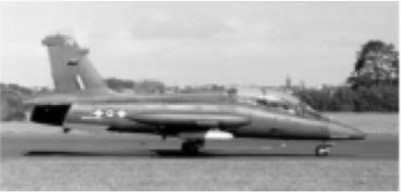
#> input picture exp2/1.jpg, 401 x 192 px
$ jupyter execute Untitled.ipynb
#> lines starting #> are read from the running program, lines starting #| are printed output that depends on the picture
[cell 1]
import cv2
import numpy as np
target_image = cv2.imread('1.jpg', cv2.IMREAD_GRAYSCALE)
#> target_image is the input picture: shape (192, 401); min 0, max 255, mean 164.3
scene_image = cv2.imread('1.jpg', cv2.IMREAD_GRAYSCALE)
orb = cv2.ORB_create()
keypoints_target, descriptors_target = orb.detectAndCompute(target_image, None)
#> keypoints_target = 417 keypoints; strongest (x, y, size): (207, 135, 53.6), (229, 135, 44.6), (228, 135, 53.6), (206, 135, 44.6)
keypoints_scene, descriptors_scene = orb.detectAndCompute(scene_image, None)
#> keypoints_scene has the same summary as keypoints_target
bf = cv2.BFMatcher(cv2.NORM_HAMMING, crossCheck=True)
matches = bf.match(descriptors_target, descriptors_scene)
#> matches = 417 matches
matches = sorted(matches, key=lambda x: x.distance)
N = 10
matching_result = cv2.drawMatches(target_image, keypoints_target,scene_image, keypoints_scene,
matches[:N], None, flags=cv2.DrawMatchesFlags_NOT_DRAW_SINGLE_POINTS)
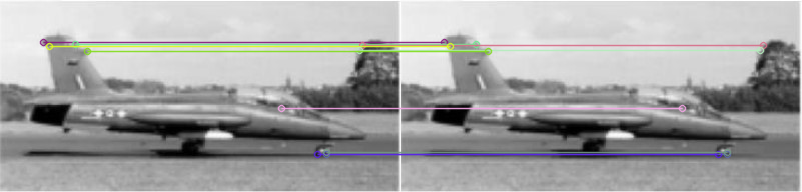
#> matching_result: shape (192, 802, 3); mean of channels 0, 1, 2 163.5, 164.1, 164.1; drawn as B, G, R
cv2.imshow('Feature Matching Result', matching_result)
import matplotlib.pyplot as plt
plt.imshow(matching_result)
plt.axis('off')
plt.show()
